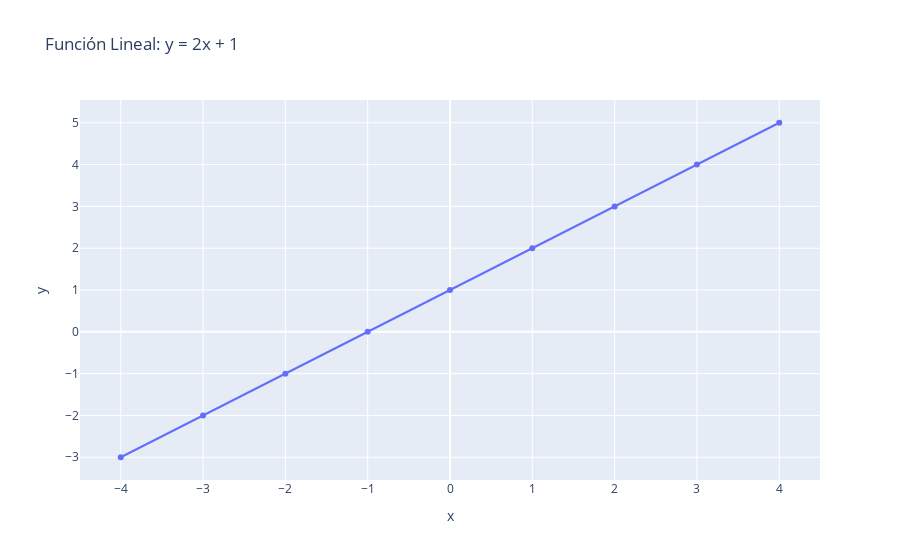

The cell this chart's notebook holds for it:
### Markdown cell above
2. **Funciones Lineales**: Considere la función $y = x + 1$. Usando plotly para una visualización interactiva.

### Code cell
import plotly.graph_objs as go
# Crear una tabla de valores
x = range(-4, 5)
y = [xi + 1 for xi in x]
tabla = pd.DataFrame({'x': x, 'y': y})

# Graficar la función
fig = go.Figure(data=go.Scatter(x=tabla['x'], y=tabla['y'], mode='lines+markers'))
fig.update_layout(title='Función Lineal: y = 2x + 1', xaxis_title='x', yaxis_title='y')
fig.show()

### Figure 1 — Plotly figure (JSON) as saved in the notebook; plotly's stock layout.template omitted (floating-point values rounded to 4 significant figures)
{"data": [{"mode": "lines+markers", "type": "scatter", "x": [-4, -3, -2, -1, 0, 1, 2, 3, 4], "y": [-3, -2, -1, 0, 1, 2, 3, 4, 5]}], "layout": {"title": {"text": "Función Lineal: y = 2x + 1"}, "xaxis": {"title": {"text": "x"}}, "yaxis": {"title": {"text": "y"}}}}
